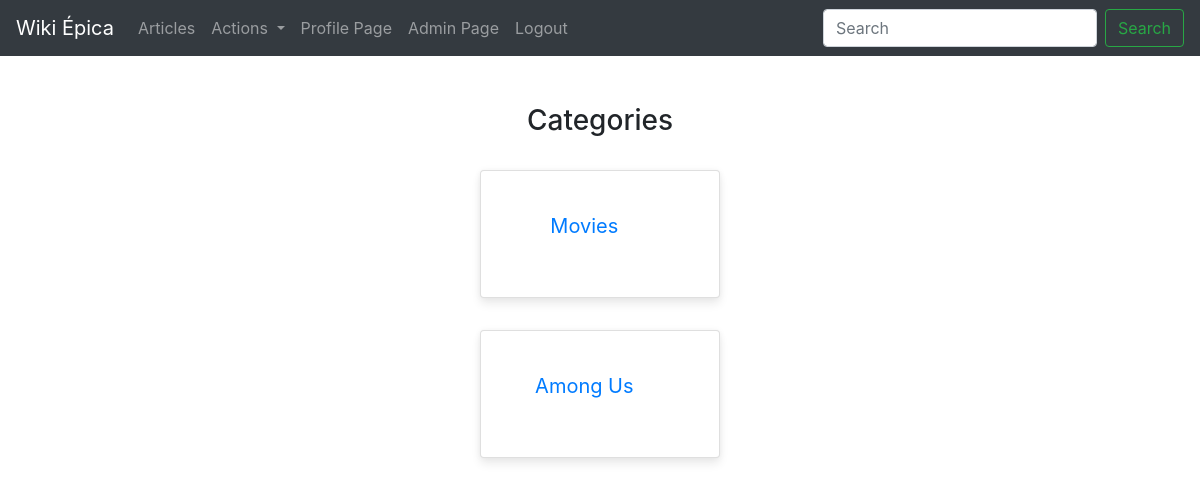
Page /chooseCategory/ (signed in) on the earlier database version.
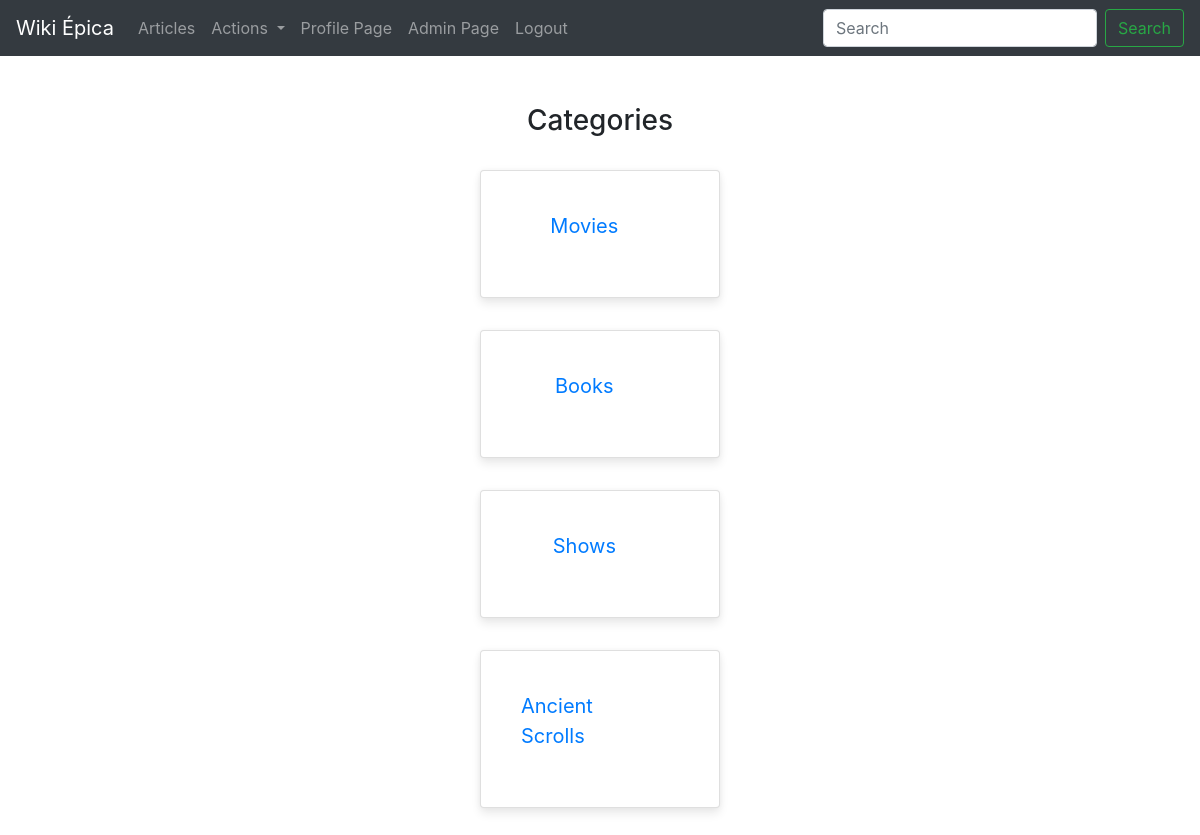
Same page on the later database version.
### wiki/models.py (models this page shows, shortened)
class Category(models.Model):
    name = models.CharField(max_length=80)
    popularity = models.IntegerField()

### wiki/views.py (the view)
# urls.py: path('chooseCategory/', views.choose_category),
def choose_category(request):
    categories = Category.objects.all()
    params = {
        "categories": categories,
    }
    return render(request, "chooseCategory.html", params)

### wiki/templates/chooseCategory.html
{% extends "layout.html" %}
{% block content %}
    <div class="d-flex justify-content-center mt-5"><h3>Categories</h3></div>
    <br>
    {% if categories %}
        {% for category in categories %}
            <div class="card card-clickable mx-auto" style="width: 20%; margin-bottom: 2em">
                <a href="/categories/edit/{{ category.id }}/">
                    <div class="card-body">
                        <div class="row card-body">
                            <div class="col-sm-10" style="display: flex; flex-direction: column; justify-content: center">
                                <blockquote class="blockquote mb-0 d-flex justify-content-center">
                                    <p>{{ category.name }}</p>
                                </blockquote>
                            </div>
                        </div>
                    </div>
                </a>
            </div>
        {% endfor %}
    {% else %}
        <div class="d-flex justify-content-center mt-3"><h5>No categories yet. <a href="/createCategory/">Create one!</a></h5></div>
    {% endif %}
{% endblock %}

Differences in the rows shown:
removed Category: name "Among Us"
added Category: name "Books"
added Category: name "Shows"
added Category: name "Ancient Scrolls"
